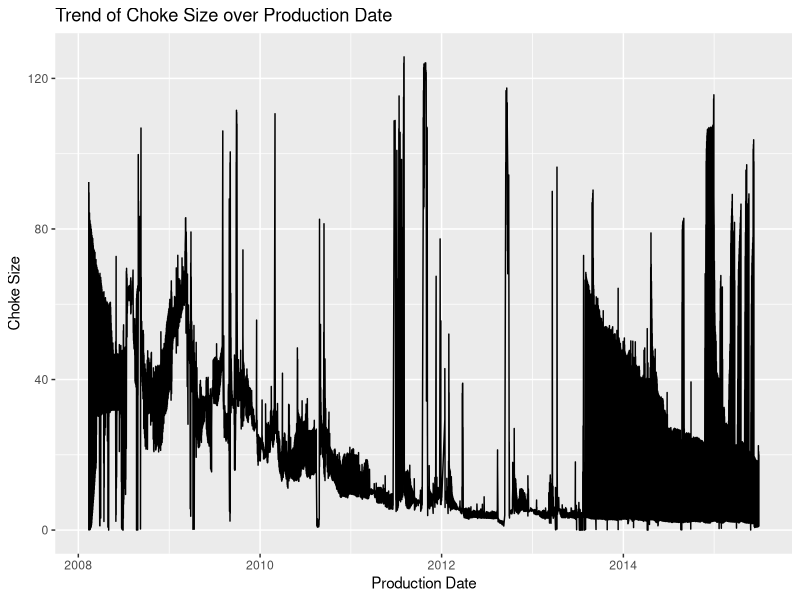
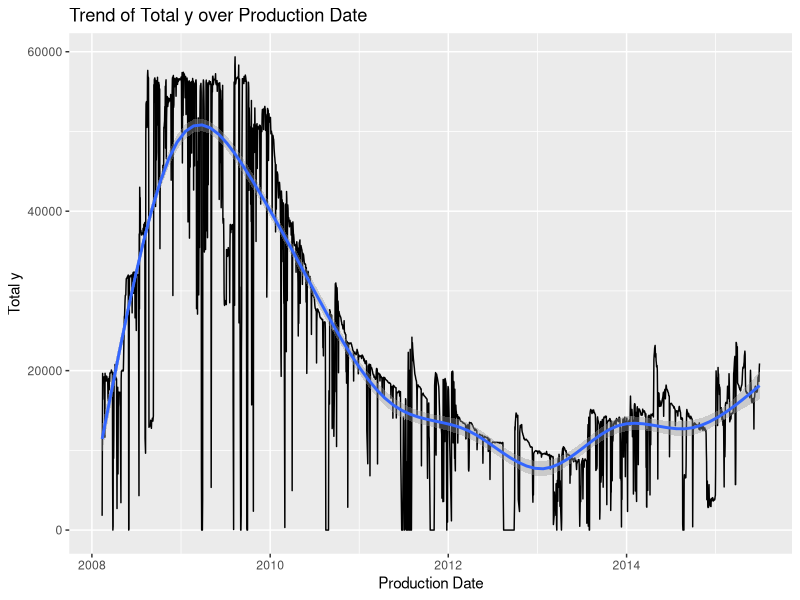
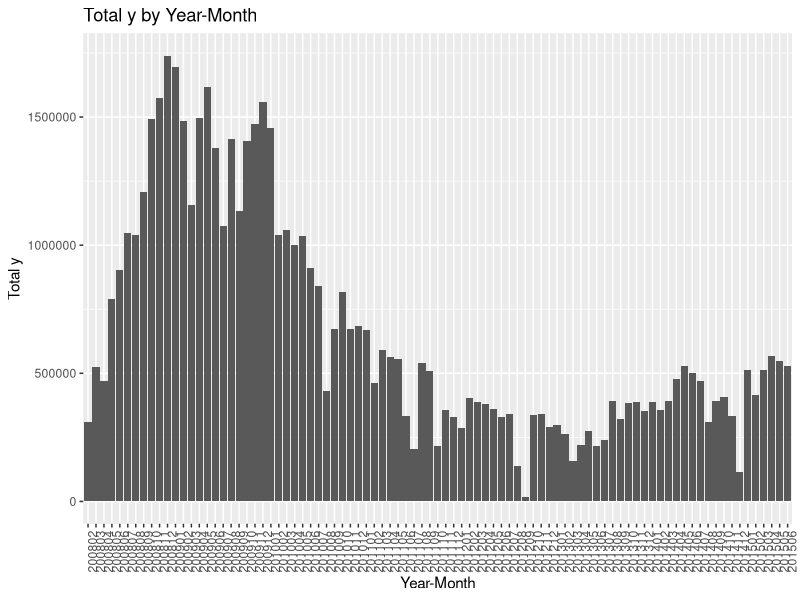
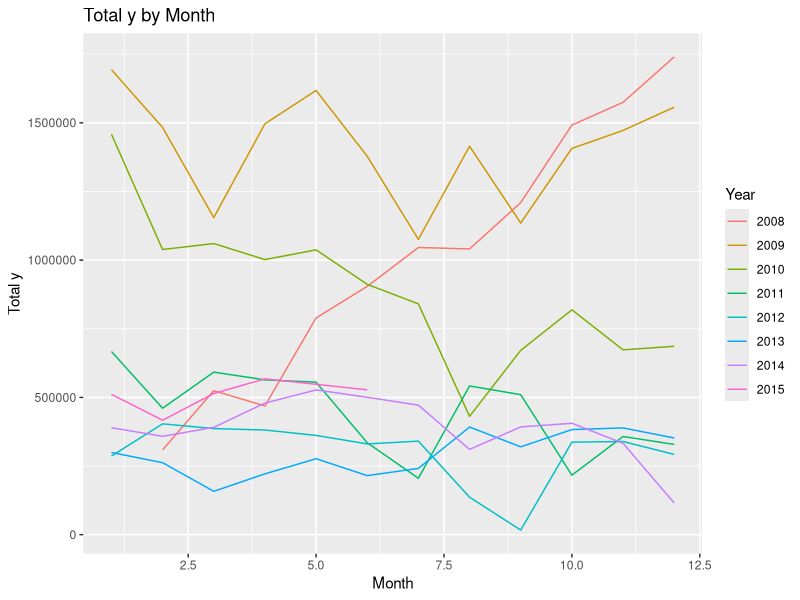
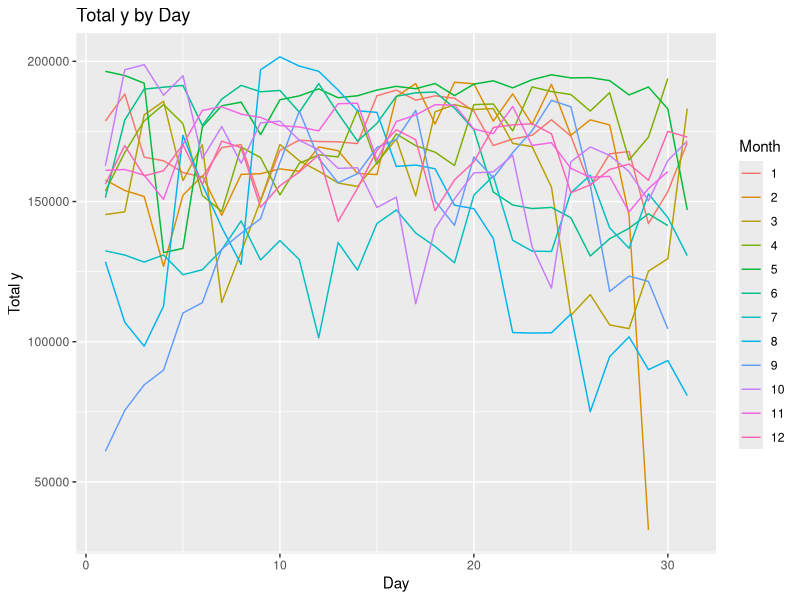
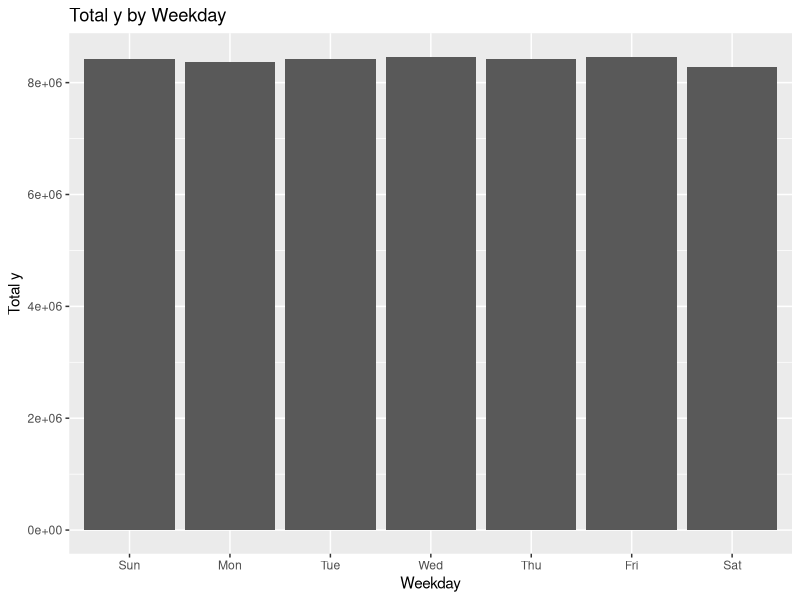
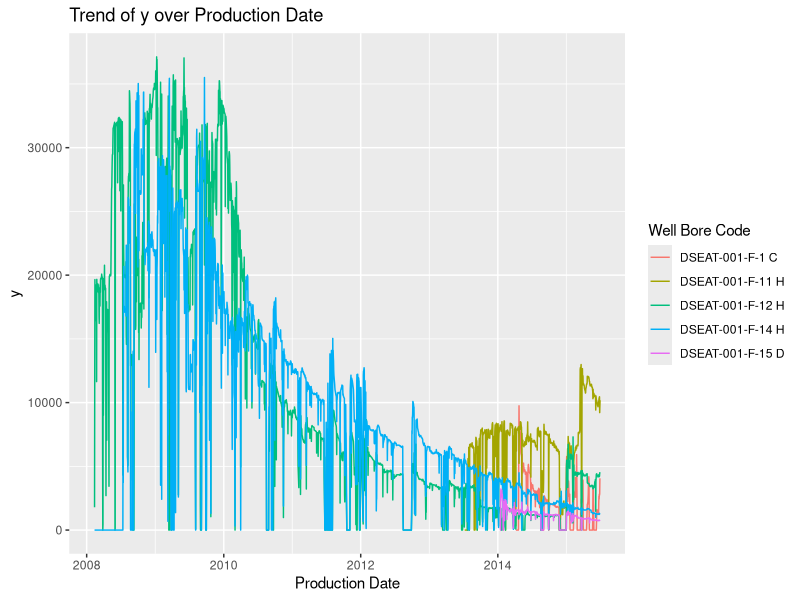
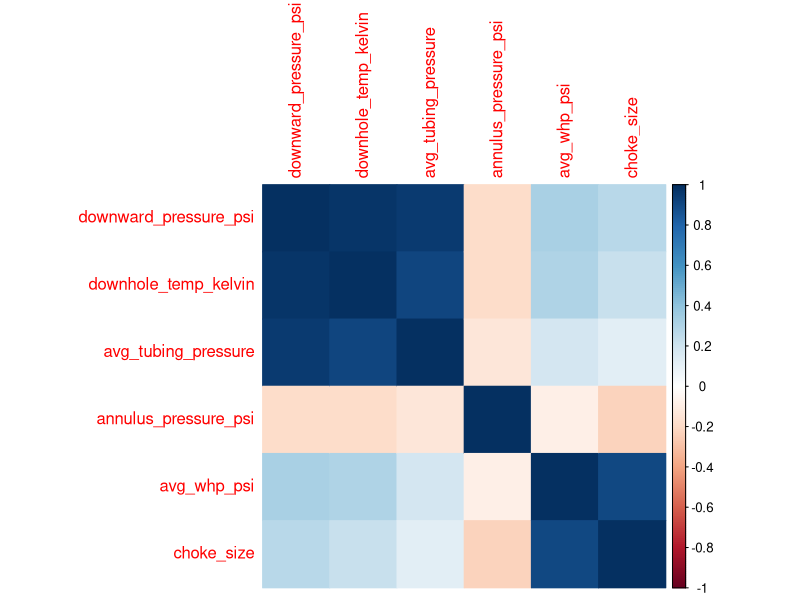

Here is the R script that generated these plots, in order:
## ---- chunk 1
library(tidyverse)
library(skimr)
library(zoo)
library(car)
library(corrplot)
library(rpart)
library(here)
library(randomForest)
library(corrplot)
## ---- chunk 2
data <- read.csv(here('oil_generation_prediction.csv'))
str(data)
## ---- chunk 3
summary(data)
## ---- chunk 4
X <- data[1:13] %>% select(-Field.Name, -FLOW_KIND)
y <- (data[14])
## ---- chunk 5
col_names <- c(
            "production_date", 
            "well_bore_code", 
            "n_well_bore_code", 
            "well_bore_name", 
            "well_type", 
            "downward_pressure_psi", 
            "downhole_temp_kelvin",
            "avg_tubing_pressure", 
            "annulus_pressure_psi", 
            "avg_whp_psi", 
            "choke_size"
)
colnames(X) <- col_names
colnames(X)
## ---- chunk 6
X <- X %>% select(-well_bore_name, -n_well_bore_code)
## ---- chunk 7
table(X$well_type)
X<- X %>% select(-well_type)
## ---- chunk 8
X$production_date <- as.Date(X$production_date, format = "%d/%m/%Y")
## ---- chunk 9
X %>% group_by(well_bore_code)%>% summarise(min_date = min(production_date))

max(X$production_date)
## ---- chunk 10
X %>% group_by(well_bore_code)%>% summarise(min_date = min(production_date))
## ---- chunk 11
missing_rows <- sum(is.na(X$choke_size))
missing_rows
## ---- chunk 12
ggplot(X, aes(x = production_date, y = choke_size)) +
    geom_line() +
    labs(x = "Production Date", y = "Choke Size") +
    ggtitle("Trend of Choke Size over Production Date")
## ---- chunk 13
X$choke_size_rolling <- zoo::rollmeanr(X$choke_size, k = 7, fill = NA, align = "right", na.rm = TRUE)
X <- X %>%
  mutate(choke_size = ifelse(is.na(choke_size), choke_size_rolling, choke_size))
X <- X %>% select(-choke_size_rolling)
sum(is.na(X$choke_size))
## ---- chunk 14
set.seed(123)  
pre_transformation <- cbind(X,y)
colnames(pre_transformation)[ncol(pre_transformation)] <- "y" # Rename target to y
#because it's a time series, we split the dataset sequentially rather than randomly, since we'll be predicting a time frame outside of the available data
ordered_data <- pre_transformation[order(pre_transformation$production_date), ]
#reset the row numbers
rownames(ordered_data) <- NULL
ordered_data <- data.frame(ordered_data, row.names = NULL)
train_indices <- 1:round(0.8 * nrow(ordered_data))
train_set <- ordered_data[train_indices, ]
test_set <- ordered_data[-train_indices, ]
## ---- chunk 15
model_pre_transformation <- lm(y ~ . , data = train_set)
summary(model_pre_transformation)
## ---- chunk 16
agg_production_date <- ordered_data %>%
    group_by(production_date) %>%
    summarise(total_y = sum(y))

ggplot(agg_production_date, aes(x = production_date, y = total_y)) +
    geom_line() +
    geom_smooth() +
    labs(x = "Production Date", y = "Total y") +
    ggtitle("Trend of Total y over Production Date")
## ---- chunk 17

data_with_lag <- ordered_data %>%
  arrange(production_date) %>%
  group_by(well_bore_code) %>% 
  mutate(lag_y = lag(y, order_by = production_date)) %>%
  ungroup()
## ---- chunk 18
data_with_time_variables <- data_with_lag %>%
    mutate(
        year_month = format(production_date, "%Y%m"),
        year = year(production_date),
        month = month(production_date),
        day = day(production_date),
        weekday = wday(production_date, label = TRUE)
    )

# Aggregate y by year_month, month, day, and weekday
agg_year_month <- data_with_time_variables %>%
    group_by(year_month) %>%
    summarise(total_y = sum(y))
agg_month <- data_with_time_variables %>%
    group_by(month, year) %>%
    summarise(total_y = sum(y))
agg_weekday <- data_with_time_variables %>%
    group_by(weekday) %>%
    summarise(total_y = sum(y))
agg_day <- data_with_time_variables %>%
    group_by(day, month) %>%
    summarise(total_y = sum(y))
## ---- chunk 19
ggplot(agg_year_month, aes(x = year_month, y = total_y)) +
    geom_bar(stat = "identity") +
    labs(x = "Year-Month", y = "Total y") +
    ggtitle("Total y by Year-Month") +
    theme(axis.text.x = element_text(angle = 90, hjust = 1))
## ---- chunk 20
ggplot(agg_month, aes(x = month, y = total_y, color = factor(year))) +
    geom_line() +
    labs(x = "Month", y = "Total y") +
    ggtitle("Total y by Month") +
    scale_color_discrete(name = "Year")
## ---- chunk 21
ggplot(agg_day, aes(x = day, y = total_y, color = factor(month))) +
    geom_line() +
    labs(x = "Day", y = "Total y") +
    ggtitle("Total y by Day") +
    scale_color_discrete(name = "Month")
## ---- chunk 22
ggplot(agg_weekday, aes(x = weekday, y = total_y)) +
    geom_bar(stat = "identity") +
    labs(x = "Weekday", y = "Total y") +
    ggtitle("Total y by Weekday")
## ---- chunk 23
train_set <- data_with_lag[train_indices, ]
model_with_lag <- lm(y ~ . , data = train_set)
summary(model_with_lag)
## ---- chunk 24
ggplot(data_with_lag, aes(x = production_date, y = y, color = well_bore_code)) +
    geom_line() +
    labs(x = "Production Date", y = "y") +
    ggtitle("Trend of y over Production Date") +
    scale_color_discrete(name = "Well Bore Code")
## ---- chunk 25
data_with_numeric_time <- data_with_lag %>% 
    arrange(production_date) %>% 
    group_by(well_bore_code) %>% 
    mutate(days_from_origin = as.numeric(production_date - min(production_date))) %>% 
    ungroup()
data_with_numeric_time <- data_with_numeric_time %>% select(-production_date)

train_set = data_with_numeric_time[train_indices, ]
## ---- chunk 26
# Fit the linear regression model with an interaction effect between days_from_origin and well_bore_code
model_quadratic_time <- lm(y ~ .+ I(days_from_origin^2) , data = train_set)
model_interaction <- lm(y ~ .+ days_from_origin*well_bore_code, data = train_set)
model_interquadratic<- lm(y ~ .+ I(days_from_origin^2) + days_from_origin*well_bore_code, data = train_set)

cat("Adjusted R-squared no change: ", summary(model_with_lag)$adj.r.squared, "\n")
cat("Adjusted R-squared quadratic: ", summary(model_quadratic_time)$adj.r.squared, "\n")
cat("Adjusted R-squared interaction: ", summary(model_interaction)$adj.r.squared, "\n")
cat("Adjusted R-squared both interaction and quadratic: ", summary(model_interquadratic)$adj.r.squared, "\n")
## ---- chunk 27
numeric_variables <- data_with_lag %>% select(downward_pressure_psi, 
                                            downhole_temp_kelvin,
                                            avg_tubing_pressure,
                                            annulus_pressure_psi,
                                            avg_whp_psi,
                                            choke_size)
y <- data_with_lag$y
correlation <- cor(numeric_variables, y)
correlation
## ---- chunk 28
model_annulus <- lm(y ~ . + I(annulus_pressure_psi^2), data = train_set)
cat("Adjusted R-squared: ", summary(model_annulus)$adj.r.squared, "\n")
## ---- chunk 29
# Calculate the correlation between each pair of numeric variables
correlation_matrix <- cor(numeric_variables, use = "pairwise.complete.obs")
correlation_matrix

# Visualize the correlation matrix
corrplot(correlation_matrix, method = "color")
## ---- chunk 30
model <- lm(y ~ ., data = data_with_numeric_time)
vif_results <- vif(model)
vif_results
## ---- chunk 31
model_no_downhole_temp <- lm(y ~ . - downhole_temp_kelvin, data = train_set)
cat("Adjusted R-squared dropping downhole temperature: ", summary(model_no_downhole_temp)$adj.r.squared, "\n")
## ---- chunk 32
model_no_downward_pressure_psi<- lm(y ~ . - downward_pressure_psi, data = train_set)
cat("Adjusted R-squared dropping downward pressure: ", summary(model_no_downward_pressure_psi)$adj.r.squared, "\n")
## ---- chunk 33
#we go one step back to reintroduce the production date data for the purpose of graphing
data_with_numeric_time <- data_with_lag %>% 
    arrange(production_date) %>% 
    group_by(well_bore_code) %>% 
    mutate(days_from_origin = as.numeric(production_date - min(production_date))) %>% 
    ungroup()

train_set = data_with_numeric_time[train_indices, ]
test_set = data_with_numeric_time[-train_indices, ]
linear_regression <- lm(y ~ . + I(days_from_origin^2), data = train_set)
summary(linear_regression)
## ---- chunk 34
# Predict on the test set using the trained model
linear_predictions <- predict(linear_regression, newdata = test_set %>% select(-y))

# Calculate R-squared
r_squared <- 1 - sum((test_set$y - linear_predictions)^2, na.rm = TRUE) / sum((test_set$y - mean(test_set$y))^2, na.rm = TRUE)


# Calculate Mean Squared Error (MSE)
mse <- mean((test_set$y - linear_predictions)^2, na.rm = TRUE)


# Calculate Mean Absolute Error (MAE)
mae <- mean(abs(test_set$y - linear_predictions), na.rm = TRUE)



# Print the results
print(r_squared)
print(mse)
print(mae)


## ---- chunk 35
data_with_numeric_time <- data_with_lag %>% 
    arrange(production_date) %>% 
    group_by(well_bore_code) %>% 
    mutate(days_from_origin = as.numeric(production_date - min(production_date))) %>% 
    ungroup()
train_set <- data_with_numeric_time[train_indices, ]
test_set <- data_with_numeric_time[-train_indices, ]

tree_model <- rpart(y ~ ., data = train_set, method = "anova")

# Predict on the test set using the trained tree model
tree_predictions <- predict(tree_model, newdata = test_set)

# Calculate R-squared
tree_r_squared <- 1 - sum((test_set$y - tree_predictions)^2, na.rm = TRUE) / sum((test_set$y - mean(test_set$y))^2, na.rm = TRUE)

# Calculate Mean Squared Error (MSE)
tree_mse <- mean((test_set$y - tree_predictions)^2, na.rm = TRUE)

# Calculate Mean Absolute Error (MAE)
tree_mae <- mean(abs(test_set$y - tree_predictions), na.rm = TRUE)

# Print the results
print(tree_r_squared)
print(tree_mse)
print(tree_mae)

## ---- chunk 36

# Remove rows with missing values
train_set <- na.omit(train_set)

# Fit a random forest model using the train set
rf_model <- randomForest(y ~ ., data = train_set, ntree=500)

# Predict on the test set using the trained random forest model
rf_predictions <- predict(rf_model, newdata = test_set)

# Calculate R-squar
rf_r_squared <- 1 - sum((test_set$y - rf_predictions)^2, na.rm = TRUE) / sum((test_set$y - mean(test_set$y))^2, na.rm = TRUE)

# Calculate Mean Squared Error (MSE)
rf_mse <- mean((test_set$y - rf_predictions)^2, na.rm = TRUE)

# Calculate Mean Absolute Error (MAE)
rf_mae <- mean(abs(test_set$y - rf_predictions), na.rm = TRUE)

# Print the results
print(rf_r_squared)
print(rf_mse)
print(rf_mae)
## ---- chunk 37

# Create a data frame with production date, actual test values and predictions
plot_data <- data.frame(production_date = test_set$production_date,
                        y = test_set$y,
                        linear_predictions = linear_predictions,
                        tree_predictions = tree_predictions,
                        rf_predictions = rf_predictions,
                        well_bore_code = test_set$well_bore_code)

# Summarize the sum of y, linear_predictions, tree_predictions, and rf_predictions grouped by well_bore_code
summarized_data <- plot_data %>%
  group_by(production_date, well_bore_code) %>%
  summarize(
    sum_y = sum(y, na.rm = TRUE),
    sum_linear_predictions = sum(linear_predictions, na.rm = TRUE),
    sum_tree_predictions = sum(tree_predictions, na.rm = TRUE),
    sum_rf_predictions = sum(rf_predictions, na.rm = TRUE)
  )

# Plot the line chart
ggplot(summarized_data, aes(x = production_date)) +
  geom_line(aes(y = sum_y, color = "Actual")) +
  geom_line(aes(y = sum_linear_predictions, color = "Linear Predictions")) +
  labs(x = "Production Date", y = "Oil Production") +
  ggtitle("Comparison of Actual and Linear Predictions") +
  scale_color_manual(values = c("Actual" = "black", "Linear Predictions" = "red"))
## ---- chunk 38
# Plot the line chart
ggplot(summarized_data, aes(x = production_date)) +
  geom_line(aes(y = sum_y, color = "Actual")) +
  geom_line(aes(y = sum_tree_predictions, color = "Tree Predictions")) +

  labs(x = "Production Date", y = "Oil Production")  +
  ggtitle("Comparison of Actual, Predicted, and Tree Predicted Values") +
  scale_color_manual(values = c("Actual" = "black", "Tree Predictions" = "green"))
## ---- chunk 39

ggplot(summarized_data, aes(x = production_date)) +
  geom_line(aes(y = sum_y, color = "Actual")) +
   geom_line(aes(y = sum_rf_predictions, color = "RF Predictions")) +
 labs(x = "Production Date", y = "Oil Production")  +
  ggtitle("Comparison of Actual, Random Forest Predictions") +
  scale_color_manual(values = c("Actual" = "black", "RF Predictions" = "blue"))
